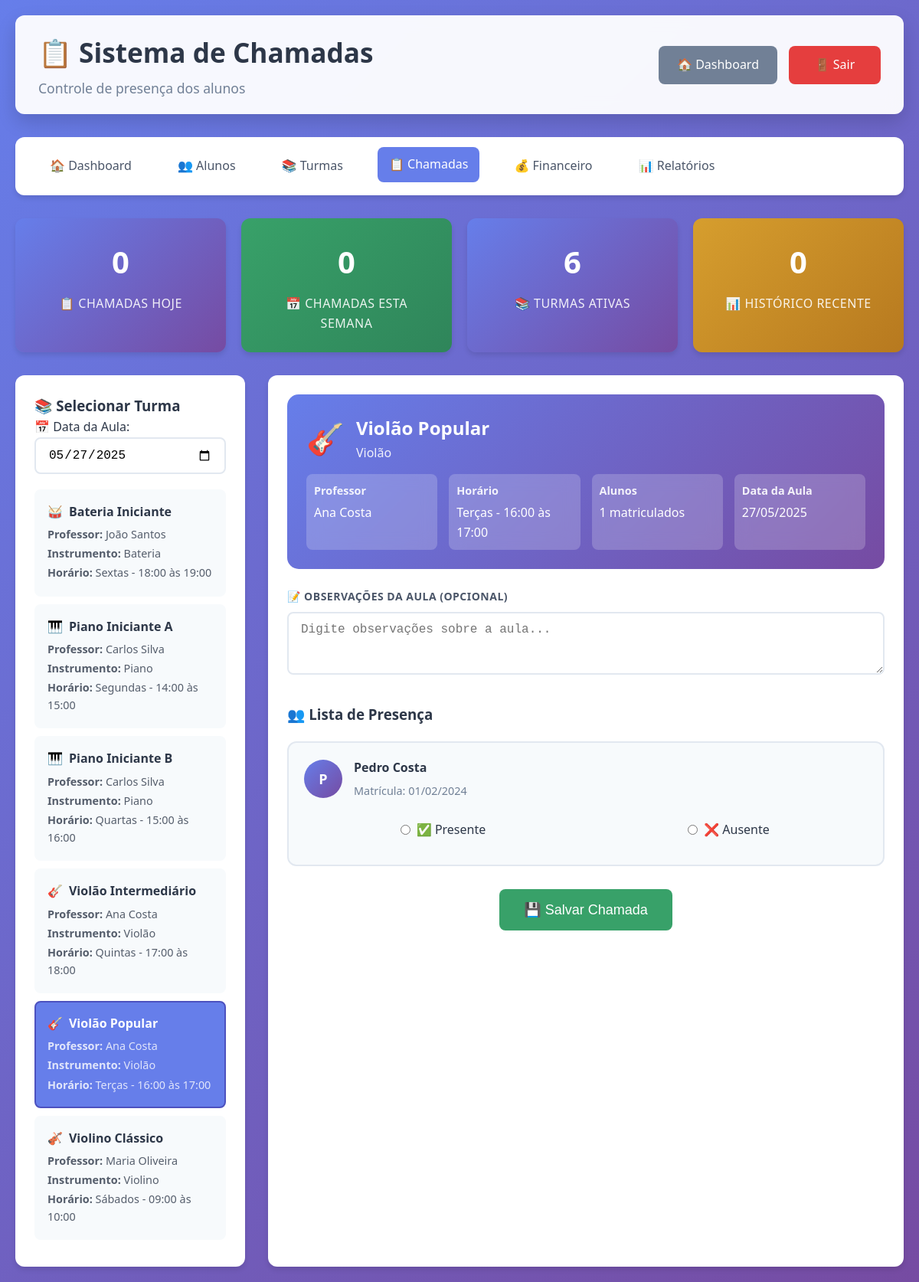
The page /admin/chamadas.php?turma=3 (signed in) on the database its author committed.
### tables this page shows
CREATE TABLE turmas (
    id INT AUTO_INCREMENT PRIMARY KEY,
    nome VARCHAR(100) NOT NULL,
    professor_id INT,
    instrumento_id INT,
    dia_semana ENUM('Segunda', 'Terça', 'Quarta', 'Quinta', 'Sexta', 'Sábado', 'Domingo'),
    horario_inicio TIME,
    horario_fim TIME,
    max_alunos INT DEFAULT 10,
    ativa BOOLEAN DEFAULT TRUE,
    FOREIGN KEY (professor_id) REFERENCES professores(id),
    FOREIGN KEY (instrumento_id) REFERENCES instrumentos(id)
);

CREATE TABLE instrumentos (
    id INT AUTO_INCREMENT PRIMARY KEY,
    nome VARCHAR(50) NOT NULL,
    descricao TEXT,
    icone VARCHAR(10) DEFAULT '🎵'
);

CREATE TABLE professores (
    id INT AUTO_INCREMENT PRIMARY KEY,
    nome VARCHAR(100) NOT NULL,
    email VARCHAR(100) UNIQUE NOT NULL,
    telefone VARCHAR(20),
    especialidade VARCHAR(100),
    data_contratacao DATE,
    ativo BOOLEAN DEFAULT TRUE
);

CREATE TABLE matriculas (
    id INT AUTO_INCREMENT PRIMARY KEY,
    aluno_id INT,
    turma_id INT,
    data_matricula DATE NOT NULL,
    data_cancelamento DATE NULL,
    status ENUM('Ativa', 'Cancelada', 'Suspensa') DEFAULT 'Ativa',
    valor_mensalidade DECIMAL(10,2),
    FOREIGN KEY (aluno_id) REFERENCES alunos(id),
    FOREIGN KEY (turma_id) REFERENCES turmas(id)
);

CREATE TABLE alunos (
    id INT AUTO_INCREMENT PRIMARY KEY,
    usuario_id INT UNIQUE,
    nome VARCHAR(100) NOT NULL,
    email VARCHAR(100) UNIQUE NOT NULL,
    telefone VARCHAR(20),
    data_nascimento DATE,
    endereco TEXT,
    responsavel_nome VARCHAR(100),
    responsavel_telefone VARCHAR(20),
    status ENUM('Cadastrado', 'Matriculado', 'Suspenso', 'Inativo') DEFAULT 'Cadastrado',
    data_matricula DATE,
    observacoes TEXT,
    FOREIGN KEY (usuario_id) REFERENCES usuarios(id) ON DELETE SET NULL
);

### admin/chamadas.php (the view, shortened to what this page needs)
<?php
$db = getDB();
$turma_selecionada = $_GET['turma'] ?? '';
$data_selecionada = $_GET['data'] ?? date('Y-m-d');
$stmt = $db->query("
    SELECT t.*, p.nome as professor_nome, i.nome as instrumento_nome, i.icone
    FROM turmas t
    JOIN professores p ON t.professor_id = p.id
    JOIN instrumentos i ON t.instrumento_id = i.id
    WHERE t.ativa = 1
    ORDER BY t.nome
");
$turmas = $stmt->fetchAll();
$alunos_turma = [];
$turma_atual = null;
if ($turma_selecionada) {
    $stmt = $db->prepare("
        SELECT t.*, p.nome as professor_nome, i.nome as instrumento_nome, i.icone
        FROM turmas t
        JOIN professores p ON t.professor_id = p.id
        JOIN instrumentos i ON t.instrumento_id = i.id
        WHERE t.id = ?
    ");
    $stmt->execute([$turma_selecionada]);
    $turma_atual = $stmt->fetch();
    $stmt = $db->prepare("
        SELECT a.*, m.data_matricula
        FROM alunos a
        JOIN matriculas m ON a.id = m.aluno_id
        WHERE m.turma_id = ? AND m.status = 'Ativa' AND a.status = 'Matriculado'
        ORDER BY a.nome
    ");
    $stmt->execute([$turma_selecionada]);
    $alunos_turma = $stmt->fetchAll();
}
$stmt = $db->query("
    SELECT c.*, t.nome as turma_nome, p.nome as professor_nome,
           COUNT(pr.id) as total_alunos,
           COUNT(CASE WHEN pr.presente = 1 THEN 1 END) as presentes,
           COUNT(CASE WHEN pr.presente = 0 THEN 1 END) as ausentes
    FROM chamadas c
    JOIN turmas t ON c.turma_id = t.id
    JOIN professores p ON c.professor_id = p.id
    LEFT JOIN presencas pr ON c.id = pr.chamada_id
    GROUP BY c.id
    ORDER BY c.data_aula DESC, c.data_criacao DESC
    LIMIT 10
");
$historico_chamadas = $stmt->fetchAll();
$stmt = $db->query("SELECT COUNT(*) as total FROM chamadas WHERE DATE(data_aula) = CURDATE()");
$chamadas_hoje = $stmt->fetch()['total'];
$stmt = $db->query("SELECT COUNT(*) as total FROM chamadas WHERE WEEK(data_aula) = WEEK(CURDATE())");
$chamadas_semana = $stmt->fetch()['total'];
$stmt = $db->query("SELECT COUNT(*) as total FROM turmas WHERE ativa = 1");
$turmas_ativas = $stmt->fetch()['total'];
?>
<!DOCTYPE html>
<html lang="pt-BR">
<head>
    <link rel="stylesheet" href="../assets/css/style.css">
</head>
<body>
    <div class="container-fluid">
        <div class="header">
            <div>
                <h1>📋 Sistema de Chamadas</h1>
                <p class="subtitle">Controle de presença dos alunos</p>
            </div>
            <div class="header-actions">
                <a href="../dashboard.php" class="btn btn-secondary">🏠 Dashboard</a>
                <a href="../logout.php" class="btn btn-danger">🚪 Sair</a>
            </div>
        </div>
        <nav class="navbar">
            <ul>
                <li><a href="../dashboard.php">🏠 Dashboard</a></li>
                <li><a href="alunos.php">👥 Alunos</a></li>
                <li><a href="turmas.php">📚 Turmas</a></li>
                <li><a href="chamadas.php" class="active">📋 Chamadas</a></li>
                <li><a href="financeiro.php">💰 Financeiro</a></li>
                <li><a href="relatorios.php">📊 Relatórios</a></li>
            </ul>
        </nav>
        <div class="stats-grid">
            <div class="stat-card">
                <span class="number"><?= $chamadas_hoje ?></span>
                <span class="label">📋 Chamadas Hoje</span>
            </div>
            <div class="stat-card success">
                <span class="number"><?= $chamadas_semana ?></span>
                <span class="label">📅 Chamadas esta Semana</span>
            </div>
            <div class="stat-card info">
                <span class="number"><?= $turmas_ativas ?></span>
                <span class="label">📚 Turmas Ativas</span>
            </div>
            <div class="stat-card warning">
                <span class="number"><?= count($historico_chamadas) ?></span>
                <span class="label">📊 Histórico Recente</span>
            </div>
        </div>
        <div class="chamada-container">
            <div class="sidebar-chamada">
                <h3>📚 Selecionar Turma</h3>
                <div style="margin-bottom: 20px;">
                    <label for="data_chamada">📅 Data da Aula:</label>
                    <input
                        type="date"
                        id="data_chamada"
                        class="form-control"
                        value="<?= $data_selecionada ?>"
                        onchange="updateDate()"
                    >
                </div>
                <?php foreach ($turmas as $turma): ?>
                <div class="turma-item <?= $turma['id'] == $turma_selecionada ? 'active' : '' ?>"
                     onclick="selectTurma(<?= $turma['id'] ?>)">
                    <h4>
                        <span><?= $turma['icone'] ?></span>
                        <?= htmlspecialchars($turma['nome']) ?>
                    </h4>
                    <p><strong>Professor:</strong> <?= htmlspecialchars($turma['professor_nome']) ?></p>
                    <p><strong>Instrumento:</strong> <?= htmlspecialchars($turma['instrumento_nome']) ?></p>
                    <p><strong>Horário:</strong> <?= $turma['dia_semana'] ?>s - <?= date('H:i', strtotime($turma['horario_inicio'])) ?> às <?= date('H:i', strtotime($turma['horario_fim'])) ?></p>
                </div>
                <?php endforeach; ?>
            </div>
            <div class="form-chamada">
                <?php if (!$turma_selecionada): ?>
                    <div style="text-align: center; padding: 60px 20px; color: var(--text-muted);">
                        <div style="font-size: 4em; margin-bottom: 20px;">📋</div>
                        <h3>Selecione uma Turma</h3>
                        <p>Escolha uma turma na barra lateral para começar a fazer a chamada.</p>
                    </div>
                <?php else: ?>
                    <div class="turma-info-card">
                        <div class="turma-info-header">
                            <div class="turma-icon"><?= $turma_atual['icone'] ?></div>
                            <div>
                                <h2><?= htmlspecialchars($turma_atual['nome']) ?></h2>
                                <p style="opacity: 0.9;"><?= htmlspecialchars($turma_atual['instrumento_nome']) ?></p>
                            </div>
                        </div>
                        <div class="turma-details">
                            <div class="detail-item">
                                <strong>Professor</strong>
                                <?= htmlspecialchars($turma_atual['professor_nome']) ?>
                            </div>
                            <div class="detail-item">
                                <strong>Horário</strong>
                                <?= $turma_atual['dia_semana'] ?>s - <?= date('H:i', strtotime($turma_atual['horario_inicio'])) ?> às <?= date('H:i', strtotime($turma_atual['horario_fim'])) ?>
                            </div>
                            <div class="detail-item">
                                <strong>Alunos</strong>
                                <?= count($alunos_turma) ?> matriculados
                            </div>
                            <div class="detail-item">
                                <strong>Data da Aula</strong>
                                <?= date('d/m/Y', strtotime($data_selecionada)) ?>
                            </div>
                        </div>
                    </div>
                    <form method="POST" id="formChamada">
                        <div class="form-group">
                            <label for="observacoes">📝 Observações da Aula (opcional)</label>
                            <textarea
                                id="observacoes"
                                name="observacoes"
                                class="form-control"
                                rows="3"
                                placeholder="Digite observações sobre a aula..."
                            ></textarea>
                        </div>
                        <h3 style="margin: 30px 0 20px 0;">👥 Lista de Presença</h3>
                        <?php foreach ($alunos_turma as $aluno): ?>
                        <div class="aluno-card">
                            <div class="aluno-header">
                                <div class="aluno-avatar">
                                    <?= strtoupper(substr($aluno['nome'], 0, 1)) ?>
                                </div>
                                <div class="aluno-info">
                                    <h4><?= htmlspecialchars($aluno['nome']) ?></h4>
                                    <p>Matrícula: <?= date('d/m/Y', strtotime($aluno['data_matricula'])) ?></p>
                                </div>
                            </div>
                            <div class="presenca-options">
                                <label class="radio-option presente" data-aluno="<?= $aluno['id'] ?>">
                                    <input type="radio" name="presenca[<?= $aluno['id'] ?>]" value="presente" required>
                                    <span>✅ Presente</span>
                                </label>
                                <label class="radio-option ausente" data-aluno="<?= $aluno['id'] ?>">
                                    <input type="radio" name="presenca[<?= $aluno['id'] ?>]" value="ausente" required>
                                    <span>❌ Ausente</span>
                                </label>
                            </div>
                        </div>
                        <?php endforeach; ?>
                        <div style="text-align: center; margin-top: 30px;">
                            <button type="submit" name="acao" value="salvar_chamada" class="btn btn-success btn-lg">
                                💾 Salvar Chamada
                            </button>
                        </div>
                    </form>
                <?php endif; ?>
            </div>
        </div>
    </div>
</body>
</html>

### assets/css/style.css (style rules this page uses)
* { margin: 0; padding: 0; box-sizing: border-box; }
:root { --primary-color: #667eea; --primary-dark: #4c51bf; --secondary-color: #764ba2; --success-color: #38a169; --warning-color: #d69e2e; --danger-color: #e53e3e; --info-color: #3182ce; --bg-primary: #f7fafc; --bg-secondary: #edf2f7; --bg-white: #ffffff; --text-primary: #2d3748; --text-secondary: #4a5568; --text-muted: #718096; --border-color: #e2e8f0; --border-radius: 12px; --shadow: 0 4px 6px rgba(0, 0, 0, 0.1); --shadow-lg: 0 10px 25px rgba(0, 0, 0, 0.15); --font-family: 'Segoe UI', Tahoma, Geneva, Verdana, sans-serif; }
body { font-family: var(--font-family); background: linear-gradient(135deg, var(--primary-color) 0%, var(--secondary-color) 100%); min-height: 100vh; color: var(--text-primary); line-height: 1.6; }
.container-fluid { width: 100%; padding: 20px; }
.header { background: rgba(255, 255, 255, 0.95); backdrop-filter: blur(10px); padding: 20px 30px; border-radius: var(--border-radius); margin-bottom: 30px; box-shadow: var(--shadow-lg); display: flex; justify-content: space-between; align-items: center; flex-wrap: wrap; gap: 20px; }
.header h1 { color: var(--text-primary); font-size: 2.2em; font-weight: 700; display: flex; align-items: center; gap: 15px; }
.header .subtitle { color: var(--text-muted); font-size: 1.1em; margin-top: 5px; }
.header-actions { display: flex; align-items: center; gap: 15px; flex-wrap: wrap; }
.navbar { background: var(--bg-white); padding: 15px 30px; border-radius: var(--border-radius); margin-bottom: 30px; box-shadow: var(--shadow); }
.navbar ul { list-style: none; display: flex; gap: 30px; flex-wrap: wrap; }
.navbar a { text-decoration: none; color: var(--text-secondary); font-weight: 500; padding: 10px 15px; border-radius: 8px; transition: all 0.3s ease; display: flex; align-items: center; gap: 8px; }
.navbar a:hover, .navbar a.active { background: var(--primary-color); color: white; transform: translateY(-2px); }
.btn { display: inline-flex; align-items: center; gap: 8px; padding: 12px 24px; border: none; border-radius: 8px; font-size: 16px; font-weight: 500; text-decoration: none; cursor: pointer; transition: all 0.3s ease; text-align: center; justify-content: center; min-width: 120px; }
.btn-secondary { background: var(--text-muted); color: white; }
.btn-success { background: var(--success-color); color: white; }
.btn-danger { background: var(--danger-color); color: white; }
.btn-lg { padding: 16px 32px; font-size: 18px; min-width: 150px; }
.form-group { margin-bottom: 20px; }
.form-group label { display: block; margin-bottom: 8px; color: var(--text-secondary); font-weight: 600; font-size: 14px; text-transform: uppercase; letter-spacing: 0.5px; }
.form-control { width: 100%; padding: 12px 16px; border: 2px solid var(--border-color); border-radius: 8px; font-size: 16px; transition: border-color 0.3s ease, box-shadow 0.3s ease; background: var(--bg-white); }
.stats-grid { display: grid; grid-template-columns: repeat(auto-fit, minmax(200px, 1fr)); gap: 20px; margin-bottom: 30px; }
.stat-card { background: linear-gradient(135deg, var(--primary-color), var(--secondary-color)); color: white; padding: 25px; border-radius: var(--border-radius); text-align: center; box-shadow: var(--shadow); transition: transform 0.3s ease; }
.stat-card .number { font-size: 2.5em; font-weight: 700; margin-bottom: 10px; display: block; }
.stat-card .label { font-size: 1em; opacity: 0.9; text-transform: uppercase; letter-spacing: 0.5px; }
.stat-card.success { background: linear-gradient(135deg, var(--success-color), #2f855a); }
.stat-card.warning { background: linear-gradient(135deg, var(--warning-color), #b7791f); }

### rows shown on the page
turmas: instrumento.icone "🥁", nome "Bateria Iniciante", professor.nome "João Santos", instrumento.nome "Bateria", dia_semana "Sexta", horario_inicio "18:00", horario_fim "19:00"
turmas: instrumento.icone "🎹", nome "Piano Iniciante A", professor.nome "Carlos Silva", instrumento.nome "Piano", dia_semana "Segunda", horario_inicio "14:00", horario_fim "15:00"
turmas: instrumento.icone "🎹", nome "Piano Iniciante B", professor.nome "Carlos Silva", instrumento.nome "Piano", dia_semana "Quarta", horario_inicio "15:00", horario_fim "16:00"
turmas: instrumento.icone "🎸", nome "Violão Intermediário", professor.nome "Ana Costa", instrumento.nome "Violão", dia_semana "Quinta", horario_inicio "17:00", horario_fim "18:00"
turmas: instrumento.icone "🎸", nome "Violão Popular", professor.nome "Ana Costa", instrumento.nome "Violão", dia_semana "Terça", horario_inicio "16:00", horario_fim "17:00"
turmas: instrumento.icone "🎻", nome "Violino Clássico", professor.nome "Maria Oliveira", instrumento.nome "Violino", dia_semana "Sábado", horario_inicio "09:00", horario_fim "10:00"
matriculas: aluno.nome "P", aluno.nome "Pedro Costa", data_matricula "01/02/2024"

### other values the page prints
$chamadas_hoje "0"
$chamadas_semana "0"
$turmas_ativas "6"
count($historico_chamadas) "0"
count($alunos_turma) "1"
